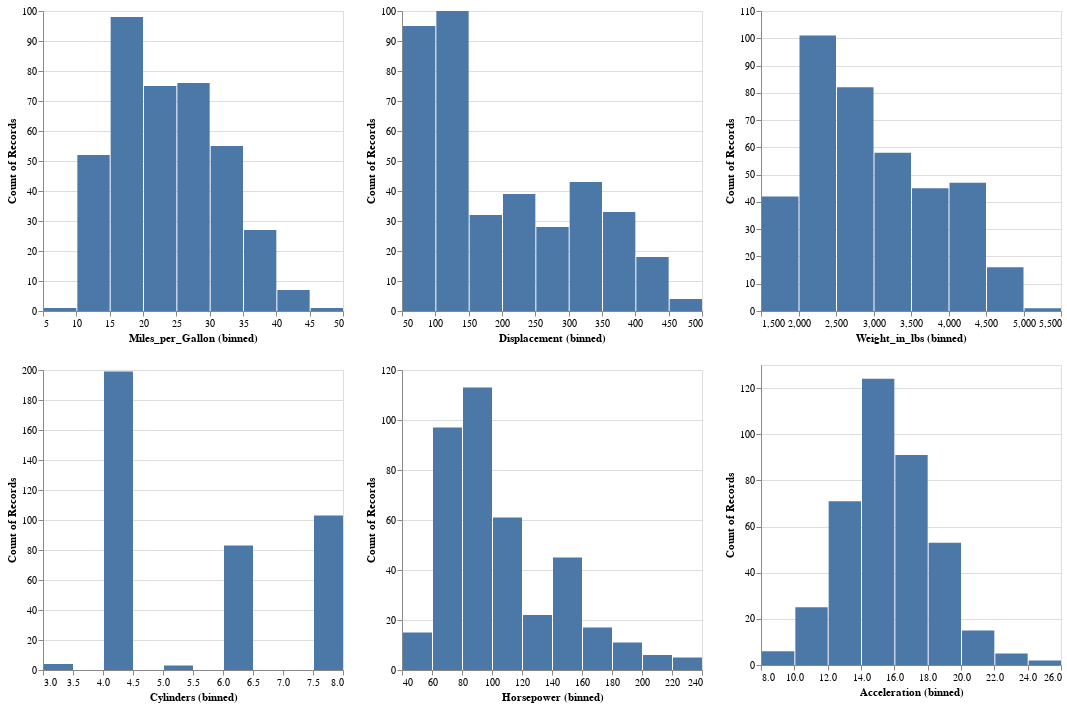

This figure's notebook cell:
### Code cell
hist_Miles_per_Gallon & hist_Cylinders | \
    hist_Displacement & hist_Horsepower | \
    hist_Weight_in_lbs & hist_Acceleration

### Figure 1 — Vega-Lite specification as saved in the notebook (floating-point values rounded to 4 significant figures; data arrays with more than 128 entries replaced by an {"elided": "..."} marker saying what was removed)
{"$schema": "https://vega.github.io/schema/vega-lite/v5.16.3.json", "config": {"view": {"continuousHeight": 300, "continuousWidth": 300}}, "data": {"name": "data-00a4dd2dcbe6fb8171066b1c4ae8428d"}, "datasets": {"data-00a4dd2dcbe6fb8171066b1c4ae8428d": {"elided": "392 records"}}, "hconcat": [{"vconcat": [{"encoding": {"x": {"bin": true, "field": "Miles_per_Gallon", "type": "quantitative"}, "y": {"aggregate": "count", "type": "quantitative"}}, "mark": {"type": "bar"}}, {"encoding": {"x": {"bin": true, "field": "Cylinders", "type": "quantitative"}, "y": {"aggregate": "count", "type": "quantitative"}}, "mark": {"type": "bar"}}]}, {"vconcat": [{"encoding": {"x": {"bin": true, "field": "Displacement", "type": "quantitative"}, "y": {"aggregate": "count", "type": "quantitative"}}, "mark": {"type": "bar"}}, {"encoding": {"x": {"bin": true, "field": "Horsepower", "type": "quantitative"}, "y": {"aggregate": "count", "type": "quantitative"}}, "mark": {"type": "bar"}}]}, {"vconcat": [{"encoding": {"x": {"bin": true, "field": "Weight_in_lbs", "type": "quantitative"}, "y": {"aggregate": "count", "type": "quantitative"}}, "mark": {"type": "bar"}}, {"encoding": {"x": {"bin": true, "field": "Acceleration", "type": "quantitative"}, "y": {"aggregate": "count", "type": "quantitative"}}, "mark": {"type": "bar"}}]}]}
